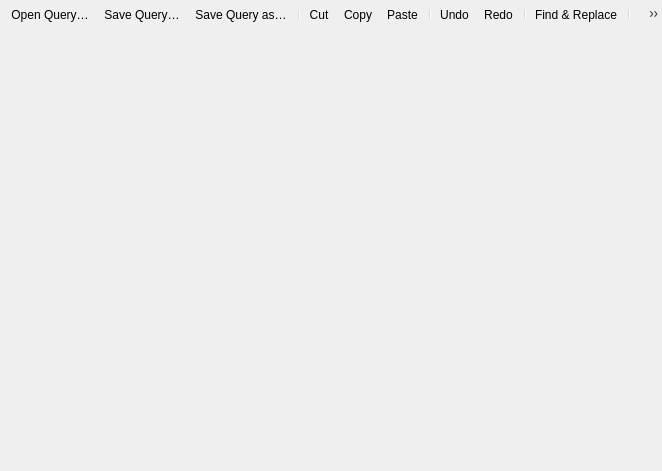
<?xml version="1.0" encoding="UTF-8"?>
<ui version="4.0">
 <class>QgsQueryResultWidgetBase</class>
 <widget class="QWidget" name="QgsQueryResultWidgetBase">
  <property name="geometry">
   <rect>
    <x>0</x>
    <y>0</y>
    <width>662</width>
    <height>471</height>
   </rect>
  </property>
  <property name="windowTitle">
   <string notr="true">Dialog</string>
  </property>
  <layout class="QVBoxLayout" name="verticalLayout">
   <property name="spacing">
    <number>0</number>
   </property>
   <property name="leftMargin">
    <number>0</number>
   </property>
   <property name="topMargin">
    <number>0</number>
   </property>
   <property name="rightMargin">
    <number>0</number>
   </property>
   <property name="bottomMargin">
    <number>0</number>
   </property>
   <item>
    <layout class="QVBoxLayout" name="verticalLayout_2">
     <property name="spacing">
      <number>0</number>
     </property>
     <property name="topMargin">
      <number>0</number>
     </property>
     <item>
      <widget class="QToolBar" name="mToolBar">
       <addaction name="mActionOpenQuery"/>
       <addaction name="mActionSaveQuery"/>
       <addaction name="mActionSaveQueryAs"/>
       <addaction name="separator"/>
       <addaction name="mActionCut"/>
       <addaction name="mActionCopy"/>
       <addaction name="mActionPaste"/>
       <addaction name="separator"/>
       <addaction name="mActionUndo"/>
       <addaction name="mActionRedo"/>
       <addaction name="separator"/>
       <addaction name="mActionFindReplace"/>
       <addaction name="separator"/>
       <addaction name="mActionClear"/>
       <addaction name="mActionShowHistory"/>
      </widget>
     </item>
     <item>
      <widget class="QgsPanelWidgetStack" name="mPanelStack" native="true"/>
     </item>
    </layout>
   </item>
  </layout>
  <action name="mActionCut">
   <property name="icon">
    <iconset resource="../../images/images.qrc">
     <normaloff>:/images/themes/default/mActionEditCut.svg</normaloff>:/images/themes/default/mActionEditCut.svg</iconset>
   </property>
   <property name="text">
    <string>Cut</string>
   </property>
   <property name="toolTip">
    <string>Cut</string>
   </property>
   <property name="shortcut">
    <string>Ctrl+X</string>
   </property>
  </action>
  <action name="mActionCopy">
   <property name="icon">
    <iconset resource="../../images/images.qrc">
     <normaloff>:/images/themes/default/mActionEditCopy.svg</normaloff>:/images/themes/default/mActionEditCopy.svg</iconset>
   </property>
   <property name="text">
    <string>Copy</string>
   </property>
   <property name="toolTip">
    <string>Copy</string>
   </property>
   <property name="shortcut">
    <string>Ctrl+C</string>
   </property>
  </action>
  <action name="mActionPaste">
   <property name="icon">
    <iconset resource="../../images/images.qrc">
     <normaloff>:/images/themes/default/mActionEditPaste.svg</normaloff>:/images/themes/default/mActionEditPaste.svg</iconset>
   </property>
   <property name="text">
    <string>Paste</string>
   </property>
   <property name="toolTip">
    <string>Paste</string>
   </property>
   <property name="shortcut">
    <string>Ctrl+V</string>
   </property>
  </action>
  <action name="mActionUndo">
   <property name="icon">
    <iconset resource="../../images/images.qrc">
     <normaloff>:/images/themes/default/mActionUndo.svg</normaloff>:/images/themes/default/mActionUndo.svg</iconset>
   </property>
   <property name="text">
    <string>Undo</string>
   </property>
   <property name="toolTip">
    <string>Undo</string>
   </property>
   <property name="shortcut">
    <string>Ctrl+Z</string>
   </property>
  </action>
  <action name="mActionRedo">
   <property name="icon">
    <iconset resource="../../images/images.qrc">
     <normaloff>:/images/themes/default/mActionRedo.svg</normaloff>:/images/themes/default/mActionRedo.svg</iconset>
   </property>
   <property name="text">
    <string>Redo</string>
   </property>
   <property name="toolTip">
    <string>Redo</string>
   </property>
   <property name="shortcut">
    <string>Ctrl+Shift+Z</string>
   </property>
  </action>
  <action name="mActionFindReplace">
   <property name="checkable">
    <bool>true</bool>
   </property>
   <property name="icon">
    <iconset resource="../../images/images.qrc">
     <normaloff>:/images/themes/default/mActionFindReplace.svg</normaloff>:/images/themes/default/mActionFindReplace.svg</iconset>
   </property>
   <property name="text">
    <string>Find &amp;&amp; &amp;Replace</string>
   </property>
  </action>
  <action name="mActionClear">
   <property name="icon">
    <iconset resource="../../images/images.qrc">
     <normaloff>:/images/themes/default/console/iconClearConsole.svg</normaloff>:/images/themes/default/console/iconClearConsole.svg</iconset>
   </property>
   <property name="text">
    <string>Clear SQL editor</string>
   </property>
   <property name="menuRole">
    <enum>QAction::NoRole</enum>
   </property>
  </action>
  <action name="mActionOpenQuery">
   <property name="icon">
    <iconset resource="../../images/images.qrc">
     <normaloff>:/images/themes/default/mActionFileOpen.svg</normaloff>:/images/themes/default/mActionFileOpen.svg</iconset>
   </property>
   <property name="text">
    <string>Open Query…</string>
   </property>
   <property name="toolTip">
    <string>Open Query</string>
   </property>
   <property name="shortcut">
    <string>Ctrl+O</string>
   </property>
  </action>
  <action name="mActionSaveQuery">
   <property name="icon">
    <iconset resource="../../images/images.qrc">
     <normaloff>:/images/themes/default/mActionFileSave.svg</normaloff>:/images/themes/default/mActionFileSave.svg</iconset>
   </property>
   <property name="text">
    <string>Save Query…</string>
   </property>
   <property name="toolTip">
    <string>Save Query</string>
   </property>
   <property name="shortcut">
    <string>Ctrl+S</string>
   </property>
  </action>
  <action name="mActionSaveQueryAs">
   <property name="icon">
    <iconset resource="../../images/images.qrc">
     <normaloff>:/images/themes/default/mActionFileSaveAs.svg</normaloff>:/images/themes/default/mActionFileSaveAs.svg</iconset>
   </property>
   <property name="text">
    <string>Save Query as…</string>
   </property>
   <property name="toolTip">
    <string>Save Query as</string>
   </property>
   <property name="shortcut">
    <string>Ctrl+Shift+S</string>
   </property>
  </action>
  <action name="mActionShowHistory">
   <property name="checkable">
    <bool>true</bool>
   </property>
   <property name="icon">
    <iconset resource="../../images/images.qrc">
     <normaloff>:/images/themes/default/mIconQueryHistory.svg</normaloff>:/images/themes/default/mIconQueryHistory.svg</iconset>
   </property>
   <property name="text">
    <string>History</string>
   </property>
   <property name="menuRole">
    <enum>QAction::NoRole</enum>
   </property>
  </action>
 </widget>
 <customwidgets>
  <customwidget>
   <class>QgsPanelWidgetStack</class>
   <extends>QWidget</extends>
   <header>qgspanelwidgetstack.h</header>
   <container>1</container>
  </customwidget>
 </customwidgets>
 <resources>
  <include location="../../images/images.qrc"/>
 </resources>
 <connections/>
</ui>
